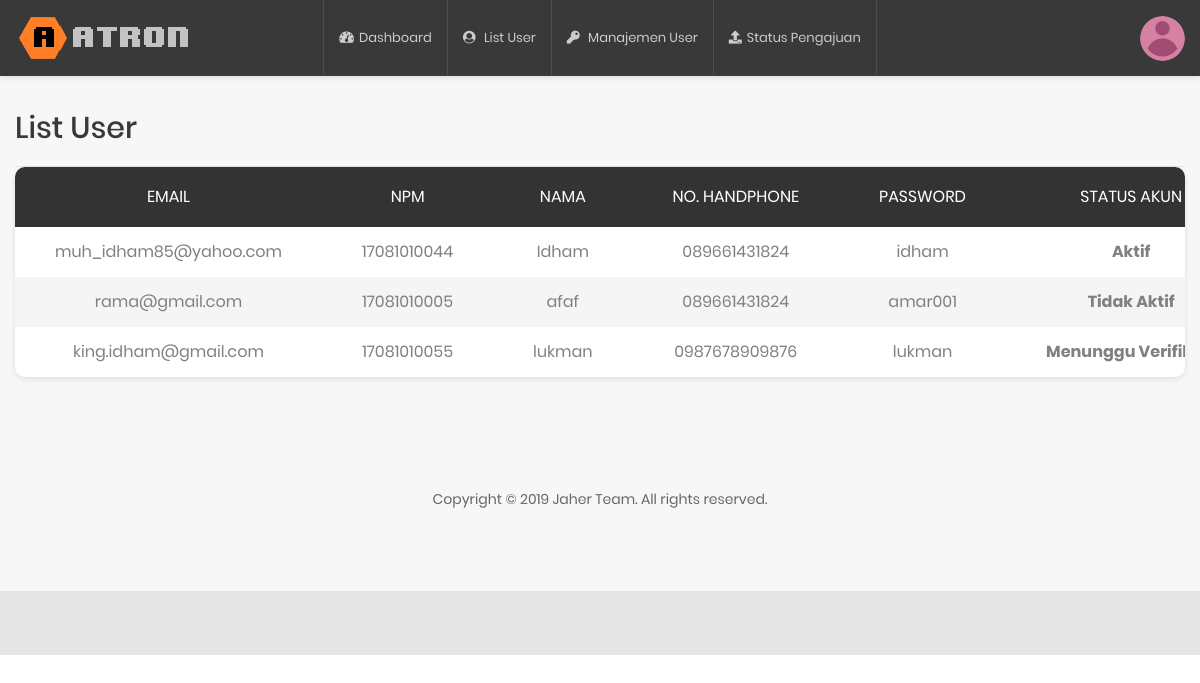
Before: /dashboard/admin/list_user.php (signed in) with the older database file.
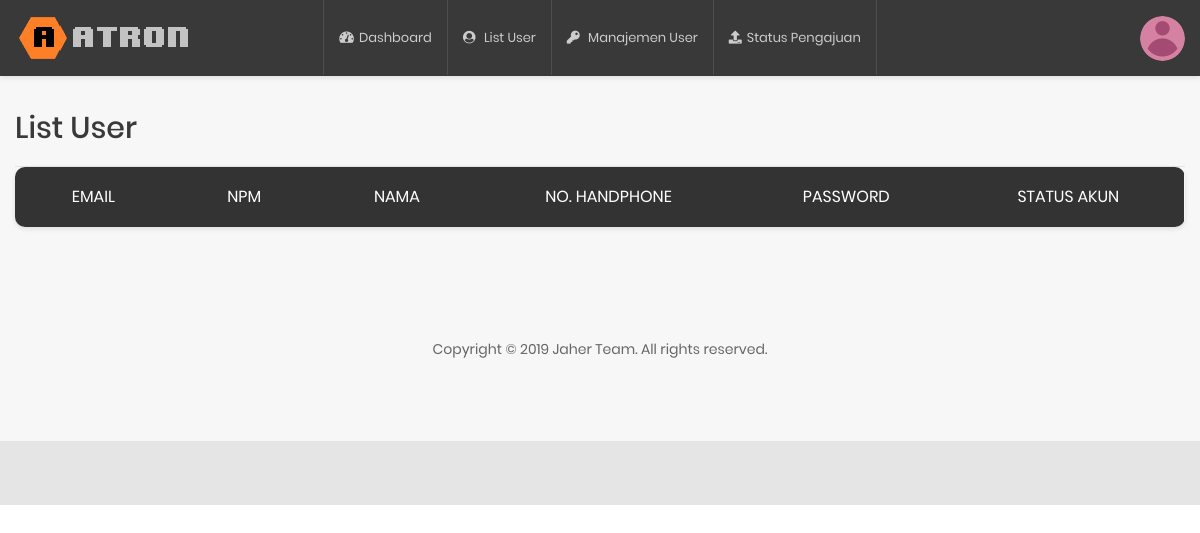
After: the same page with the newer database file.
### tables this page shows
CREATE TABLE `user` (
  `id_user` int(10) NOT NULL,
  `email` varchar(50) NOT NULL,
  `npm` varchar(13) NOT NULL,
  `nama` varchar(50) NOT NULL,
  `password` varchar(50) NOT NULL,
  `password_asli` varchar(50) NOT NULL,
  `foto` varchar(50) NOT NULL,
  `no` varchar(20) NOT NULL,
  `poin` int(3) NOT NULL
);

### dashboard/admin/list_user.php (the view, shortened to what this page needs)
<?php
include ('../../koneksi.php');
?>
<!DOCTYPE html>
<html lang="en">
<head>
  <link href="../css/font-face.css" rel="stylesheet" media="all">
  <link href="../vendor/font-awesome-4.7/css/font-awesome.min.css" rel="stylesheet" media="all">
  <link href="../vendor/font-awesome-5/css/fontawesome-all.min.css" rel="stylesheet" media="all">
  <link href="../vendor/mdi-font/css/material-design-iconic-font.min.css" rel="stylesheet" media="all">
  <link href="../vendor/bootstrap-4.1/bootstrap.min.css" rel="stylesheet" media="all">
  <link href="../vendor/animsition/animsition.min.css" rel="stylesheet" media="all">
  <link href="../vendor/bootstrap-progressbar/bootstrap-progressbar-3.3.4.min.css" rel="stylesheet" media="all">
  <link href="../vendor/wow/animate.css" rel="stylesheet" media="all">
  <link href="../vendor/css-hamburgers/hamburgers.min.css" rel="stylesheet" media="all">
  <link href="../vendor/slick/slick.css" rel="stylesheet" media="all">
  <link href="../vendor/select2/select2.min.css" rel="stylesheet" media="all">
  <link href="../vendor/perfect-scrollbar/perfect-scrollbar.css" rel="stylesheet" media="all">
  <link href="../css/theme.css" rel="stylesheet" media="all">
</head>
<?php
            $queryuser = mysqli_query($koneksi,"SELECT * FROM user ");
 ?>
 <body class="animsition">
     <div class="page-wrapper">
         <header class="header-desktop3 d-none d-lg-block">
             <div class="section__content section__content--p35">
                 <div class="header3-wrap">
                     <div class="header__logo">
                         <a href="dashboard_admin.php">
                             <img src="../images/icon/logo-atron.png"/>
                         </a>
                     </div>
                     <div class="header__navbar">
                         <ul class="list-unstyled">
                             <li class="has-sub">
                                 <a href="dashboard_admin.php">
                                     <i class="fas fa-tachometer-alt"></i>Dashboard
                                 </a>
                             </li>
                             <li>
                                 <a href="#">
                                     <i class="fas fa-user-circle"></i>
                                     <span class="bot-line"></span>List User
                                 </a>
                             </li>
                             <li>
                                 <a href="manajemen_user.php">
                                     <i class="fas fa-key"></i>
                                     <span class="bot-line"></span>Manajemen User
                                 </a>
                             </li>
                             <li class="has-sub">
                               <a href="#">
                                 <i class="fas fa-upload"></i>Status Pengajuan
                               </a>
                             </li>
                         </ul>
                     </div>
                     <div class="header__tool">
                         <div class="account-wrap">
                             <div class="account-item account-item--style2 clearfix js-item-menu">
                                 <div class="image">
                                     <img src="../images/icon/profil_unknown.webp" alt="Parlika" />
                                 </div>
                             </div>
                         </div>
                     </div>
                 </div>
             </div>
         </header>
         <div class="page-content--bgf7">
             <section class="welcome p-t-10">
                 <div class="container">
                     <div class="row">
                         <div class="col-md-12">
                             <h1 class="title-4 mt-4">
                               List User
                             </h1>
                         </div>
                     </div>
                 </div>
             </section>
             <div class="col-lg-12">
                 <div class="table-responsive table--no-card m-b-30">
                   <table id="load_data" class="table table-borderless table-striped table-earning">
                       <thead>
                           <tr>
                               <th class="text-center">EMAIL</th>
                               <th class="text-center">NPM</th>
                               <th class="text-center">NAMA</th>
                               <th class="text-center">NO. HANDPHONE</th>
                               <th class="text-center">PASSWORD</th>
                               <th class="text-center">STATUS AKUN</th>
                           </tr>
                       </thead>
                       <tbody>
                          <?php while ($datauser = mysqli_fetch_assoc($queryuser)) { ?>
                            <tr>
                            <?php if ($datauser['poin'] == 0) { ?>
                              <td class="text-center"><?php echo $datauser["email"]; ?></td>
                              <td class="text-center"><?php echo $datauser["npm"]; ?></td>
                              <td class="text-center"><?php echo $datauser["nama"]; ?></td>
                              <td class="text-center"><?php echo $datauser["no"]; ?></td>
                              <td class="text-center"><?php echo $datauser["password_asli"]; ?></td>
                              <td class="text-center"><b>Menunggu Verifikasi</b></td>
                            <?php } elseif ($datauser['poin'] == 1) { ?>
                                   <td class="text-center"><?php echo $datauser["email"]; ?></td>
                                   <td class="text-center"><?php echo $datauser["npm"]; ?></td>
                                   <td class="text-center"><?php echo $datauser["nama"]; ?></td>
                                   <td class="text-center"><?php echo $datauser["no"]; ?></td>
                                   <td class="text-center"><?php echo $datauser["password_asli"]; ?></td>
                                   <td class="text-center"><b>Aktif</b></td>
                                 <?php } elseif ($datauser['poin'] == 2) { ?>
                                        <td class="text-center"><?php echo $datauser["email"]; ?></td>
                                        <td class="text-center"><?php echo $datauser["npm"]; ?></td>
                                        <td class="text-center"><?php echo $datauser["nama"]; ?></td>
                                        <td class="text-center"><?php echo $datauser["no"]; ?></td>
                                        <td class="text-center"><?php echo $datauser["password_asli"]; ?></td>
                                        <td class="text-center"><b>Tidak Aktif</b></td>
                                 <?php }?>
                           </tr>
                         <?php } ?>
                       </tbody>
                   </table>
                 </div>
             </div>
             <section class="p-t-60 p-b-20">
                 <div class="container">
                     <div class="row">
                         <div class="col-md-12">
                             <div class="copyright">
                                 <p>Copyright © 2019 Jaher Team. All rights reserved.</p>
                             </div>
                         </div>
                     </div>
                 </div>
             </section>
         </div>
     </div>
 </body>
 </html>

Changed rows visible on the page:
removed user: email "muh_idham85@yahoo.com", npm "17081010044", nama "Idham", no "089661431824", password_asli "idham"
removed user: email "rama@gmail.com", npm "17081010005", nama "afaf", no "089661431824", password_asli "amar001"
removed user: email "king.idham@gmail.com", npm "17081010055", nama "lukman", no "0987678909876", password_asli "lukman"
